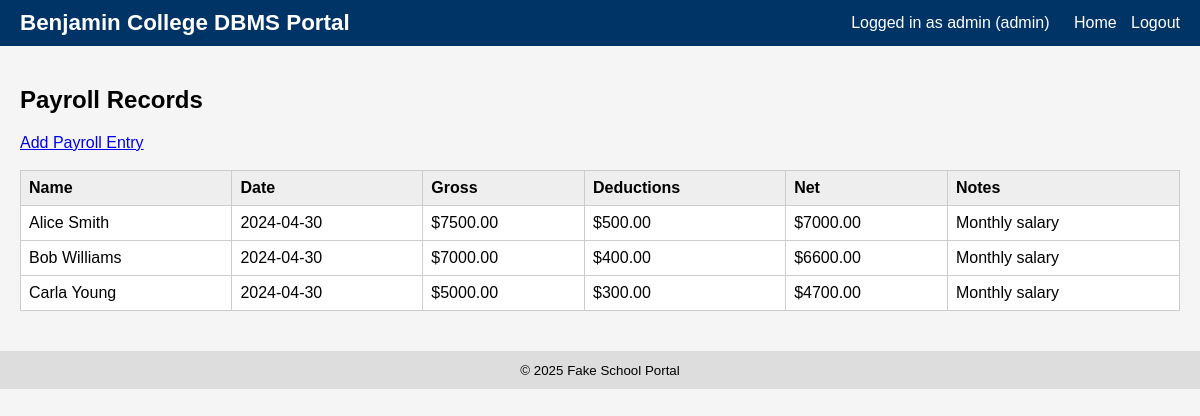
The page /admin/payroll (signed in) on the database its author committed.
### tables this page shows
CREATE TABLE Payroll (
    payroll_id INTEGER PRIMARY KEY AUTOINCREMENT,
    employee_id INTEGER NOT NULL,
    pay_date TEXT NOT NULL,
    gross_amount REAL NOT NULL,
    deductions REAL DEFAULT 0,
    net_amount REAL NOT NULL,
    notes TEXT,
    FOREIGN KEY (employee_id) REFERENCES Employee(employee_id)
);

### app.py (the view)
@app.route("/admin/payroll")
@login_required(role="admin")
def admin_payroll():
    db = get_db()
    rows = db.execute(
        """
        SELECT p.*, e.first_name || ' ' || e.last_name AS name
        FROM Payroll p
        JOIN Employee e ON p.employee_id = e.employee_id
        ORDER BY p.pay_date DESC
        """
    ).fetchall()
    return render_template("admin_payroll.html", payrolls=rows)

### app.py (called while the page is built)
def get_db():
    if "db" not in g:
        g.db = sqlite3.connect(DATABASE)
        g.db.row_factory = sqlite3.Row
    return g.db

def login_required(role=None):
    def decorator(view):
        @wraps(view)
        def wrapped_view(**kwargs):
            if "user_id" not in session:
                return redirect(url_for("login"))
            if role and session.get("role") != role:
                flash("Unauthorized access.")
                return redirect(url_for("home"))
            return view(**kwargs)
        return wrapped_view
    return decorator

### templates/admin_payroll.html
{% extends "base.html" %}
{% block content %}
<h2>Payroll Records</h2>
<a href="{{ url_for('admin_add_payroll') }}">Add Payroll Entry</a><br><br>
<table>
    <tr>
        <th>Name</th><th>Date</th><th>Gross</th><th>Deductions</th><th>Net</th><th>Notes</th>
    </tr>
    {% for p in payrolls %}
    <tr>
        <td>{{ p.name }}</td>
        <td>{{ p.pay_date }}</td>
        <td>${{ "%.2f"|format(p.gross_amount) }}</td>
        <td>${{ "%.2f"|format(p.deductions) }}</td>
        <td>${{ "%.2f"|format(p.net_amount) }}</td>
        <td>{{ p.notes }}</td>
    </tr>
    {% endfor %}
</table>
{% endblock %}

### static/style.css (style rules this page uses)
body { font-family: Arial, sans-serif; margin: 0; background: #f5f5f5; }
table { border-collapse: collapse; width: 100%; background: white; }
table th, table td { border: 1px solid #ccc; padding: 8px; text-align: left; }
table th { background: #eee; }

### rows shown on the page
Payroll: name "Alice Smith", pay_date "2024-04-30", gross_amount "7500.00", deductions "500.00", net_amount "7000.00", notes "Monthly salary"
Payroll: name "Bob Williams", pay_date "2024-04-30", gross_amount "7000.00", deductions "400.00", net_amount "6600.00", notes "Monthly salary"
Payroll: name "Carla Young", pay_date "2024-04-30", gross_amount "5000.00", deductions "300.00", net_amount "4700.00", notes "Monthly salary"

### other values the page prints
{{ session.get('username') }} "admin"
{{ session.get('role') }} "admin"
